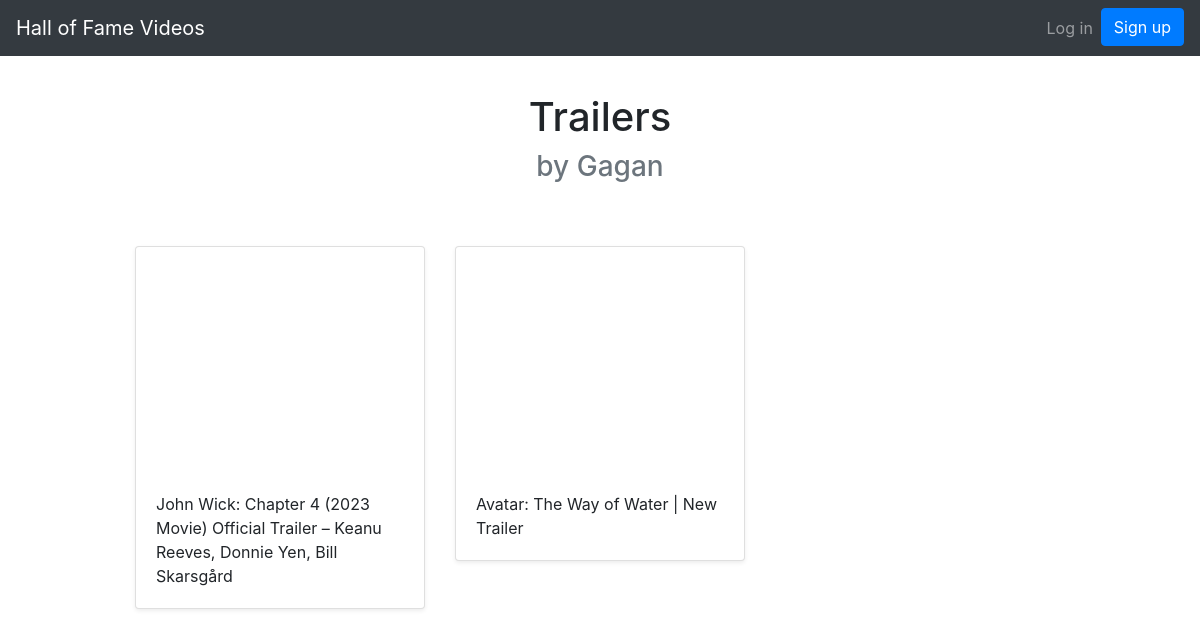
/halloffame/6, run on the app's committed database.
### hofvid/models.py (models this page shows, shortened)
class Hall(models.Model):
    title = models.CharField(max_length=300)
    user =  models.ForeignKey(User,on_delete=models.CASCADE)

class Video(models.Model):
    title = models.CharField(max_length=255)
    youtube_id = models.CharField(max_length=255)
    url = models.URLField(max_length=400)
    hall = models.ForeignKey(Hall, on_delete=models.CASCADE)

### hofvid/views.py (the view)
# urls.py: path('halloffame/<int:pk>',DetailHall.as_view(),name='detail_hall'),
class DetailHall(generic.DetailView):
    model = Hall
    template_name = 'hofvid/detail_hall.html'

### hofvid/templates/hofvid/detail_hall.html (shortened to what this page needs)
{% extends 'hofvid/base.html' %}
{% load static %}
{% load social_share %}
{% block stylesheet %}
<link rel='stylesheet' href="{% static 'detail.css'%}">
{% endblock %}
{% block content %}
<div class="container" style=''>
    <h1 style="">{{ hall.title|title }}</h1>
<h3 style="" class="text-muted">by {{ hall.user|capfirst }}</h3>
    <div class="row">
      {% for video in hall.video_set.all %}
      <div class="col-md-4 mt-3">
        <div class="card mb-4 shadow-sm">
          <iframe width="100%" height="225" src="https://www.youtube.com/embed/{{ video.youtube_id }}" frameborder="0" allow="accelerometer; autoplay; encrypted-media; gyroscope; picture-in-picture" allowfullscreen></iframe>
          <div class="card-body">
            <p class="card-text">{{ video.title }}</p>
          </div>
        </div>
      </div>
      {% endfor %}
      </div>
</div>
{% endblock %}

### hofvid/static/custom.css (style rules this page uses)
html { scroll-behavior: smooth; }
.container { margin-top: 4%; }

### hofvid/static/detail.css (style rules this page uses)
.container { width:80%; margin-left:auto; margin-right:auto; }
.container h1 { margin-top:10%; margin-bottom:1%; text-align:center; }
.container h3 { text-align:center; margin: 1% 0 5% 0; }

### data on the page
Hall: title "Trailers", user "Gagan"
Video: title "John Wick: Chapter 4 (2023 Movie) Official Trailer – Keanu Reeves, Donnie Yen, Bill Skarsgård"
Video: title "Avatar: The Way of Water | New Trailer"
